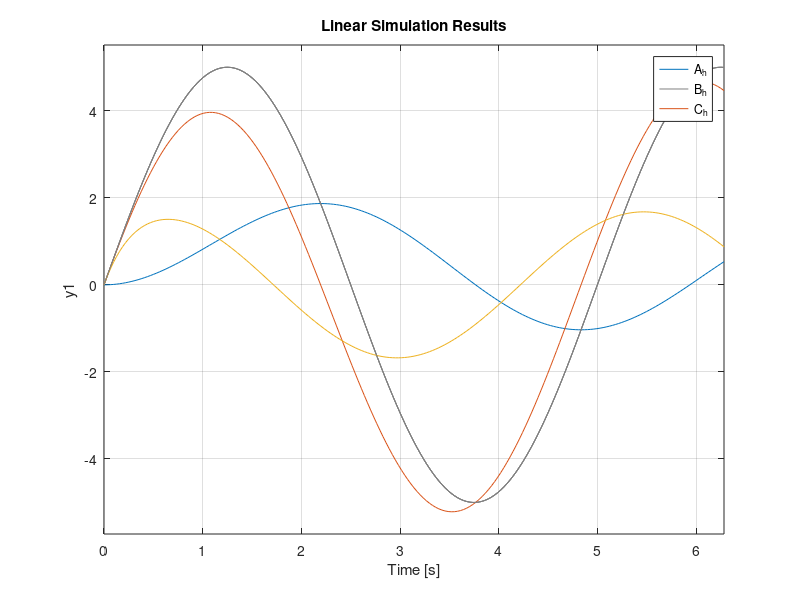

This figure's MATLAB source:
% Oppgave 1e)
R2 =  10e3;  % k[ohm]
R1 = 100e3;  % k[ohm]
C1 = 30e-6;  % micro[F]

s = tf('s');
t = 0:pi/100:2*pi;

% Sinuser
v1 = 5*sin(2*pi*0.2*t);
v2 = 5*sin(2*pi*1.0*t);

% Krets A)             
A_h = 1/(R1*C1*s + 1);  

% Krets B)
B_h = (R1*C1*s)/(R1*C1*s + 1);

% Krets C)
C_h = R2*(1+s*C1*R1)/(R1+R2*(1+s*C1*R1));

% Plott er flott
lsim(A_h, B_h, C_h, v1, t)

